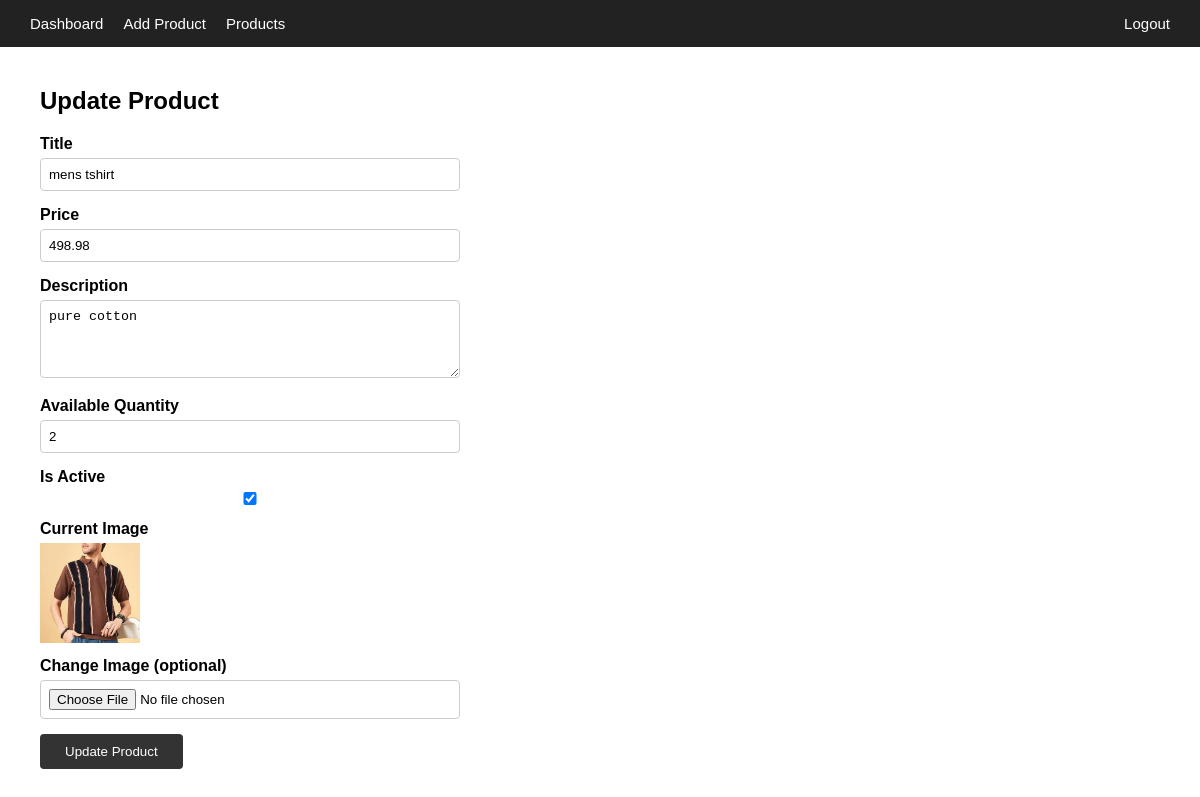
Page /seller/update-product/1/ on the committed database.
### arynjay_store/models.py (models this page shows)
class Product(models.Model):
    product_id = models.AutoField(primary_key=True)
    product_title = models.CharField(max_length=200)
    product_price = models.DecimalField(max_digits=10, decimal_places=2)
    product_description = models.TextField()
    created_at = models.DateTimeField(auto_now_add=True)
    modified_at = models.DateTimeField(auto_now=True)
    is_active = models.BooleanField(default=True)
    available_qty = models.IntegerField()
    product_img = models.ImageField(upload_to='products/')

### arynjay_store/views.py (the view, shortened to what this page needs)
# urls.py: path('seller/update-product/<int:product_id>/', views.seller_update_product, name='seller_update_product'),
def seller_update_product(request, product_id):
    product = get_object_or_404(Product, product_id=product_id)
    return render(request, 'seller_update_product.html', {'product': product})

### templates/seller_update_product.html (shortened to what this page needs)
<!DOCTYPE html>
<html lang="en">
<head>
</head>
<body>
<nav>
    <a href="{% url 'seller_dashboard' %}">Dashboard</a>
    <a href="{% url 'seller_add_product' %}">Add Product</a>
    <a href="{% url 'seller_products' %}">Products</a>
    <a href="{% url 'logout' %}" style="margin-left: auto;">Logout</a>
</nav>
<main>
    <h2>Update Product</h2>
    <form method="POST" enctype="multipart/form-data">
        <label>Title</label>
        <input type="text" name="product_title" value="{{ product.product_title }}" required>
        <label>Price</label>
        <input type="number" name="product_price" step="0.01" value="{{ product.product_price }}" required>
        <label>Description</label>
        <textarea name="product_description" rows="4" required>{{ product.product_description }}</textarea>
        <label>Available Quantity</label>
        <input type="number" name="available_qty" value="{{ product.available_qty }}" required>
        <label>Is Active</label>
        <input type="checkbox" name="is_active" {% if product.is_active %}checked{% endif %}>
        <label>Current Image</label>
        <div class="current-img">
            <img src="{{ product.product_img.url }}" alt="current image">
        </div>
        <label>Change Image (optional)</label>
        <input type="file" name="product_img" accept="image/*">
        <button type="submit">Update Product</button>
    </form>
</main>
</body>
</html>

### templates/seller_update_product.html (style rules this page uses)
* { margin: 0; padding: 0; box-sizing: border-box; }
body { font-family: Arial, sans-serif; }
nav { background-color: #222; padding: 15px 30px; display: flex; gap: 20px; }
nav a { color: white; text-decoration: none; font-size: 15px; }
main { padding: 40px; max-width: 500px; }
h2 { margin-bottom: 20px; }
label { display: block; margin-bottom: 5px; font-weight: bold; }
input, textarea { width: 100%; padding: 8px; margin-bottom: 15px; border: 1px solid #ccc; border-radius: 4px; }
button { padding: 10px 25px; background-color: #333; color: white; border: none; border-radius: 4px; cursor: pointer; }
.current-img { margin-bottom: 10px; }
.current-img img { width: 100px; height: 100px; object-fit: cover; }

### rows in the picture
Product: product_title "mens tshirt", product_price "498.98", product_description "pure cotton", available_qty "2", is_active "☑", product_img (picture)
